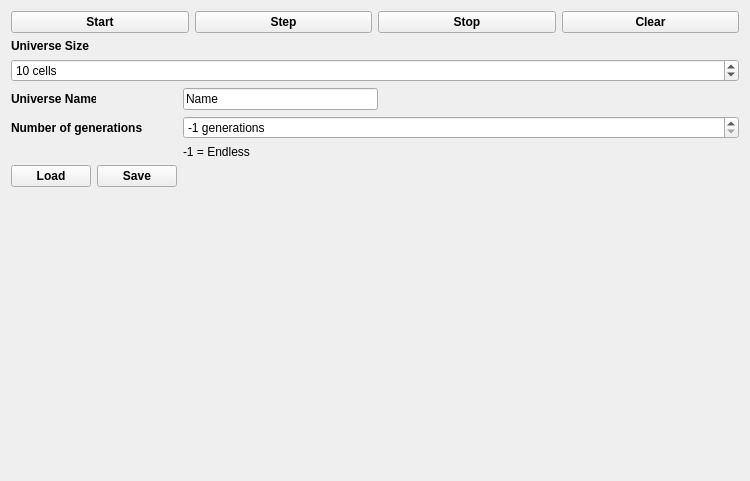
<?xml version="1.0" encoding="UTF-8"?>
<ui version="4.0">
 <class>MainWindow</class>
 <widget class="QMainWindow" name="MainWindow">
  <property name="geometry">
   <rect>
    <x>0</x>
    <y>0</y>
    <width>750</width>
    <height>481</height>
   </rect>
  </property>
  <property name="windowTitle">
   <string>Life 1.06</string>
  </property>
  <widget class="QWidget" name="centralWidget">
   <layout class="QHBoxLayout" name="horizontalLayout">
    <item>
     <layout class="QGridLayout" name="setLayout">
      <item row="1" column="0" colspan="2">
       <widget class="QLabel" name="label">
        <property name="font">
         <font>
          <weight>75</weight>
          <bold>true</bold>
         </font>
        </property>
        <property name="text">
         <string>Universe Size</string>
        </property>
       </widget>
      </item>
      <item row="2" column="0" colspan="2">
       <widget class="QSpinBox" name="cellsControl">
        <property name="suffix">
         <string> cells</string>
        </property>
        <property name="minimum">
         <number>5</number>
        </property>
        <property name="maximum">
         <number>65000</number>
        </property>
        <property name="value">
         <number>10</number>
        </property>
       </widget>
      </item>
      <item row="7" column="1">
       <spacer name="verticalSpacer">
        <property name="orientation">
         <enum>Qt::Vertical</enum>
        </property>
        <property name="sizeType">
         <enum>QSizePolicy::Expanding</enum>
        </property>
        <property name="sizeHint" stdset="0">
         <size>
          <width>20</width>
          <height>250</height>
         </size>
        </property>
       </spacer>
      </item>
      <item row="3" column="1" alignment="Qt::AlignLeft">
       <widget class="QLineEdit" name="universeName">
        <property name="minimumSize">
         <size>
          <width>195</width>
          <height>0</height>
         </size>
        </property>
        <property name="text">
         <string>Name</string>
        </property>
       </widget>
      </item>
      <item row="6" column="0">
       <layout class="QHBoxLayout" name="fileLayout">
        <item>
         <widget class="QPushButton" name="loadButton">
          <property name="font">
           <font>
            <weight>75</weight>
            <bold>true</bold>
           </font>
          </property>
          <property name="text">
           <string>Load</string>
          </property>
         </widget>
        </item>
        <item>
         <widget class="QPushButton" name="saveButton">
          <property name="font">
           <font>
            <weight>75</weight>
            <bold>true</bold>
           </font>
          </property>
          <property name="text">
           <string>Save</string>
          </property>
         </widget>
        </item>
       </layout>
      </item>
      <item row="0" column="0" colspan="2">
       <layout class="QHBoxLayout" name="controlLayout">
        <item>
         <widget class="QPushButton" name="startButton">
          <property name="font">
           <font>
            <weight>75</weight>
            <bold>true</bold>
           </font>
          </property>
          <property name="text">
           <string>Start</string>
          </property>
         </widget>
        </item>
        <item>
         <widget class="QPushButton" name="stepButton">
          <property name="font">
           <font>
            <weight>75</weight>
            <bold>true</bold>
           </font>
          </property>
          <property name="text">
           <string>Step</string>
          </property>
         </widget>
        </item>
        <item>
         <widget class="QPushButton" name="stopButton">
          <property name="enabled">
           <bool>true</bool>
          </property>
          <property name="font">
           <font>
            <weight>75</weight>
            <bold>true</bold>
           </font>
          </property>
          <property name="text">
           <string>Stop</string>
          </property>
         </widget>
        </item>
        <item>
         <widget class="QPushButton" name="clearButton">
          <property name="font">
           <font>
            <weight>75</weight>
            <bold>true</bold>
           </font>
          </property>
          <property name="text">
           <string>Clear</string>
          </property>
         </widget>
        </item>
       </layout>
      </item>
      <item row="3" column="0">
       <widget class="QLabel" name="label_3">
        <property name="maximumSize">
         <size>
          <width>85</width>
          <height>16777215</height>
         </size>
        </property>
        <property name="font">
         <font>
          <weight>75</weight>
          <bold>true</bold>
         </font>
        </property>
        <property name="text">
         <string>Universe Name: </string>
        </property>
       </widget>
      </item>
      <item row="4" column="0">
       <widget class="QLabel" name="label_2">
        <property name="font">
         <font>
          <weight>75</weight>
          <bold>true</bold>
         </font>
        </property>
        <property name="text">
         <string>Number of generations</string>
        </property>
       </widget>
      </item>
      <item row="5" column="1">
       <widget class="QLabel" name="label_4">
        <property name="text">
         <string>-1 = Endless</string>
        </property>
       </widget>
      </item>
      <item row="4" column="1">
       <widget class="QSpinBox" name="genNum">
        <property name="suffix">
         <string> generations</string>
        </property>
        <property name="minimum">
         <number>-1</number>
        </property>
        <property name="maximum">
         <number>65000</number>
        </property>
        <property name="value">
         <number>-1</number>
        </property>
       </widget>
      </item>
     </layout>
    </item>
    <item>
     <layout class="QHBoxLayout" name="mainLayout">
      <item>
       <layout class="QVBoxLayout" name="gameLayout">
        <property name="spacing">
         <number>6</number>
        </property>
       </layout>
      </item>
     </layout>
    </item>
   </layout>
  </widget>
 </widget>
 <layoutdefault spacing="6" margin="11"/>
 <resources/>
 <connections/>
</ui>
